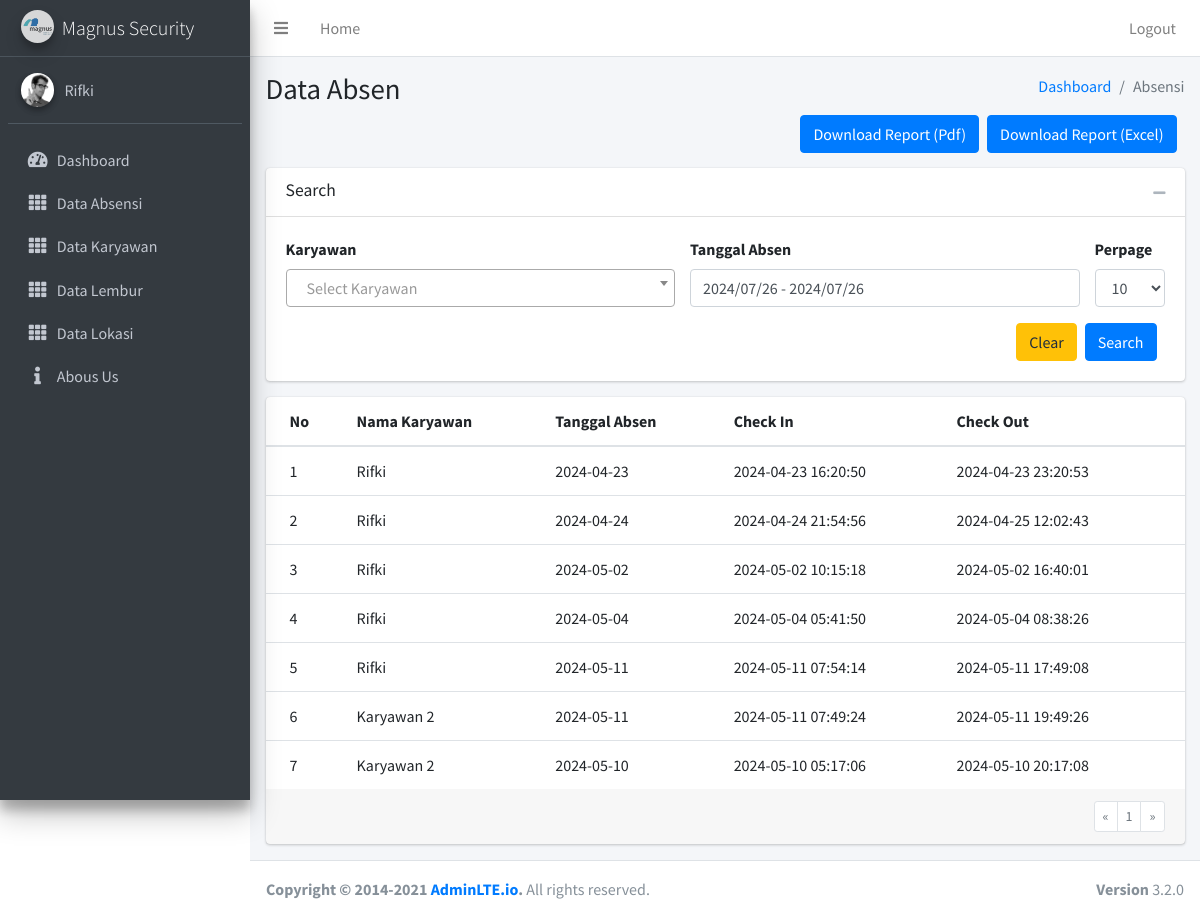
The page /absensi (signed in) on the database its author committed.
### tables this page shows
CREATE TABLE IF NOT EXISTS `absensi` (
  `absensi_id` int NOT NULL AUTO_INCREMENT,
  `employe_id` int DEFAULT NULL,
  `absensi_date` date DEFAULT NULL,
  `check_in` datetime DEFAULT NULL,
  `check_out` datetime DEFAULT NULL,
  PRIMARY KEY (`absensi_id`),
  KEY `employe_reference_idx` (`employe_id`)
);

CREATE TABLE IF NOT EXISTS `employe` (
  `employe_id` int NOT NULL AUTO_INCREMENT,
  `employe_name` varchar(45) DEFAULT NULL,
  `date_of_birth` date DEFAULT NULL,
  `nik` varchar(255) DEFAULT NULL,
  `username` varchar(255) DEFAULT NULL,
  `password` varchar(255) DEFAULT NULL,
  `location_id` int DEFAULT NULL,
  `departement_id` int DEFAULT NULL,
  `division_id` int DEFAULT NULL,
  `role` varchar(45) DEFAULT NULL,
  `salary` double DEFAULT NULL,
  `is_active` tinyint DEFAULT NULL,
  `created_at` timestamp NOT NULL DEFAULT (now()),
  `created_by` varchar(45) DEFAULT NULL,
  PRIMARY KEY (`employe_id`),
  KEY `location_reference_idx` (`location_id`),
  KEY `departement_reference_idx` (`departement_id`),
  KEY `division_reference_idx` (`division_id`)
);

### config/route.php (called while the page is built, shortened)
<?php
class phpRouting
{
    private $isProd = true;
    function getDirname()
    {
        return  dirname($_SERVER['PHP_SELF']);
    }
    public function getUri()
    {
        $uri =  $this->checkHttps(). "://$_SERVER[HTTP_HOST]";
        $basePath = $this->getDirname();
        if ($basePath <> 'index.php') {
            if ($basePath == "/") {
                $uri = $uri;
            } else {
                $uri = $uri . $basePath;
            }
        }
        return $uri;
    }
    function checkHttps(){
        if($this->isProd){
            return 'https';
        }else{
            return empty($_SERVER['HTTPS']) ? 'http' : 'https';
        }
    }
}

### page/absen/AbsenController.php (called while the page is built, shortened)
<?php
class AbsenController {
    protected $koneksi = null;
    protected $perPage = 10;
    protected $page = 1;
    protected $where = "";
    public function __construct(Connection $conn)
    {
        $this->koneksi = $conn;
    }
    public function getData($params){
        $where = "";
        $this->where = $where;
        $perPage = $this->perPage;
        $page = $this->page;
        $currentLimit =  ($page > 1) ? ($page * $perPage) - $perPage : "0";
        $query = "SELECT absensi.*,employe.employe_name as employe_name FROM absensi LEFT JOIN employe on absensi.employe_id = employe.employe_id  $where limit $currentLimit , $perPage";
        $res = $this->koneksi->query($query);
        return $res;
    }
    public function getPagination(){
        $res = [];
        $countRow = $this->countData();
        $res['currentNumber'] = ($this->page > 1) ? ($this->page * $this->perPage) - $this->perPage : "0";
        $res['totalRow'] = $countRow;
        $res['totalPage'] = ceil($countRow/$this->perPage);
        $res['currentPage'] = $this->page;
        $res['params'] = $this->getParameter();
        return $res;
    }
    function getParameter(){
        $uri = $_SERVER["QUERY_STRING"];
        return $uri;
    }
    public function countData(){
        $where = $this->where;
        $query = "SELECT absensi.*,employe.employe_name as employe_name FROM absensi LEFT JOIN employe on absensi.employe_id = employe.employe_id $where";
        $res = $this->koneksi->query($query);
        $total = $res->num_rows;
        return $total;
    }
}

### config/koneksi.php (called while the page is built, shortened)
<?php
class Connection{
    protected $host = 'localhost';
    protected $username = 'root';
    protected $password = '';
    protected $database = 'db_payroll';
    function conn(){
        $conn = mysqli_connect($this->host,$this->username,$this->password,$this->database);
        return $conn;
    }
    public function query($query){
        $conn = $this->conn();
        $sql = $conn->query($query);
        return $sql;
    }
}

### page/absen/index.php (the view, shortened to what this page needs)
<?php
require('AbsenController.php');
$controller = new AbsenController($con);
$data = $controller->getData($_GET);
?>
<section class="content-header">
    <div class="container-fluid">
        <div class="row mb-2">
            <div class="col-sm-6">
                <h1>Data Absen</h1>
            </div>
            <div class="col-sm-6">
                <ol class="breadcrumb float-sm-right">
                    <li class="breadcrumb-item"><a href="<?= $uri ?>">Dashboard</a></li>
                    <li class="breadcrumb-item active">Absensi</li>
                </ol>
            </div>
        </div>
        <div class="row">
            <div class="col-sm-12">
                <a href="<?= $uri . '/api/report/absensiExcel.php?' . $_SERVER['QUERY_STRING'] ?>"><button class="btn btn-primary mr-2 float-right">Download Report (Excel)</button></a>
                <a href="<?= $uri . '/api/report/absensiPdf.php?'.$_SERVER['QUERY_STRING'] ?>" target="_blank"><button class="btn btn-primary mr-2 float-right">Download Report (Pdf)</button></a>
                </div>
        </div>
    </div>
</section>
<section class="content">
    <div class="container-fluid">
        <div class="row">
            <div class="col-sm-12">
                <div class="card">
                    <div class="card-header">
                        <h3 class="card-title">Search</h3>
                        <div class="card-tools">
                            <button type="button" class="btn btn-tool" data-card-widget="collapse">
                                <i class="fas fa-minus"></i>
                            </button>
                        </div>
                    </div>
                    <div class="card-body">
                        <form action="">
                            <div class="row">
                                <div class="col">
                                    <div class="form-group">
                                        <label>
                                            Karyawan
                                        </label>
                                    </div>
                                </div>
                                <div class="col">
                                    <div class="form-group">
                                        <label>
                                            Tanggal Absen
                                        </label>
                                        <input type="text" name="absenDate" value="<?= @$_GET['absenDate'] ?>" class="form-control float-right" id="dateRange">
                                    </div>
                                </div>
                                <div class="col-auto">
                                    <div class="form-group">
                                        <label>Perpage</label>
                                        <select name="perPage" id="" class="form-control">
                                            <option <?= @$_GET['perPage'] == '10' ? "selected" : ""  ?> value="10">10</option>
                                        </select>
                                    </div>
                                </div>
                            </div>
                            <div class="row">
                                <div class="col-sm-12">
                                    <button type="submit" class="btn btn-primary float-right mr-2">Search</button>
                                    <a href="<?= $uri . '/absensi' ?>"><button type="button" class="btn btn-warning float-right mr-2">Clear</button></a>
                                </div>
                            </div>
                        </form>
                    </div>
                </div>
            </div>
        </div>
        <div class="row">
            <div class="col-12">
                <div class="card">
                    <div class="card-body table-responsive p-0">
                        <table class="table table-hover text-nowrap">
                            <thead>
                                <tr>
                                    <th>No</th>
                                    <th>Nama Karyawan</th>
                                    <th>Tanggal Absen</th>
                                    <th>Check In</th>
                                    <th>Check Out</th>
                                </tr>
                            </thead>
                            <tbody>
                                <?php
                                $paginateData = $controller->getPagination();
                                $no = $paginateData['currentNumber'] + 1;
                                while ($d = $data->fetch_array()) {
                                ?>
                                    <tr>
                                        <td><?= $no ?></td>
                                        <td><?= $d['employe_name'] ?></td>
                                        <td><?= $d['absensi_date'] ?></td>
                                        <td><?= $d['check_in'] ?></td>
                                        <td><?= $d['check_out'] ?></td>
                                    </tr>
                                <?php
                                    $no++;
                                }
                                ?>
                            </tbody>
                        </table>
                    </div>
                    <div class="card-footer clearfix">
                        <?php
                            $check = "?";
                        ?>
                        <ul class="pagination pagination-sm m-0 float-right">
                            <li class="page-item <?= $paginateData['currentPage'] == '1' ? "disabled" : "" ?> "><a class="page-link" href="<?= strtok($_SERVER["REQUEST_URI"], '?').$paginateData['params'] . $check . "page=" . $paginateData['currentPage'] - 1 ?>">«</a></li>
                            <?php
                            for ($x = 1; $x <= $paginateData['totalPage']; $x++) {
                            ?>
                                <li class="page-item <?= $paginateData['currentPage'] == $x ? "disabled" : "" ?> "> <a class="page-link" href="<?= strtok($_SERVER["REQUEST_URI"], '?').$paginateData['params'] . $check ."page=" . $x ?>"><?= $x ?></a> </li>
                            <?php
                            }
                            ?>
                            <li class="page-item <?= $paginateData['currentPage'] == $paginateData['totalPage'] ? "disabled" : "" ?>"><a class="page-link" href="<?= strtok($_SERVER["REQUEST_URI"], '?'). $paginateData['params'] . $check . "page=" . $paginateData['currentPage'] + 1 ?>">»</a></li>
                        </ul>
                    </div>
                </div>
            </div>
        </div>
    </div>
</section>

### rows shown on the page
absensi: employe.employe_name "Rifki", absensi_date "2024-04-23", check_in "2024-04-23 16:20:50", check_out "2024-04-23 23:20:53"
absensi: employe.employe_name "Rifki", absensi_date "2024-04-24", check_in "2024-04-24 21:54:56", check_out "2024-04-25 12:02:43"
absensi: employe.employe_name "Rifki", absensi_date "2024-05-02", check_in "2024-05-02 10:15:18", check_out "2024-05-02 16:40:01"
absensi: employe.employe_name "Rifki", absensi_date "2024-05-04", check_in "2024-05-04 05:41:50", check_out "2024-05-04 08:38:26"
absensi: employe.employe_name "Rifki", absensi_date "2024-05-11", check_in "2024-05-11 07:54:14", check_out "2024-05-11 17:49:08"
absensi: employe.employe_name "Karyawan 2", absensi_date "2024-05-11", check_in "2024-05-11 07:49:24", check_out "2024-05-11 19:49:26"
absensi: employe.employe_name "Karyawan 2", absensi_date "2024-05-10", check_in "2024-05-10 05:17:06", check_out "2024-05-10 20:17:08"
